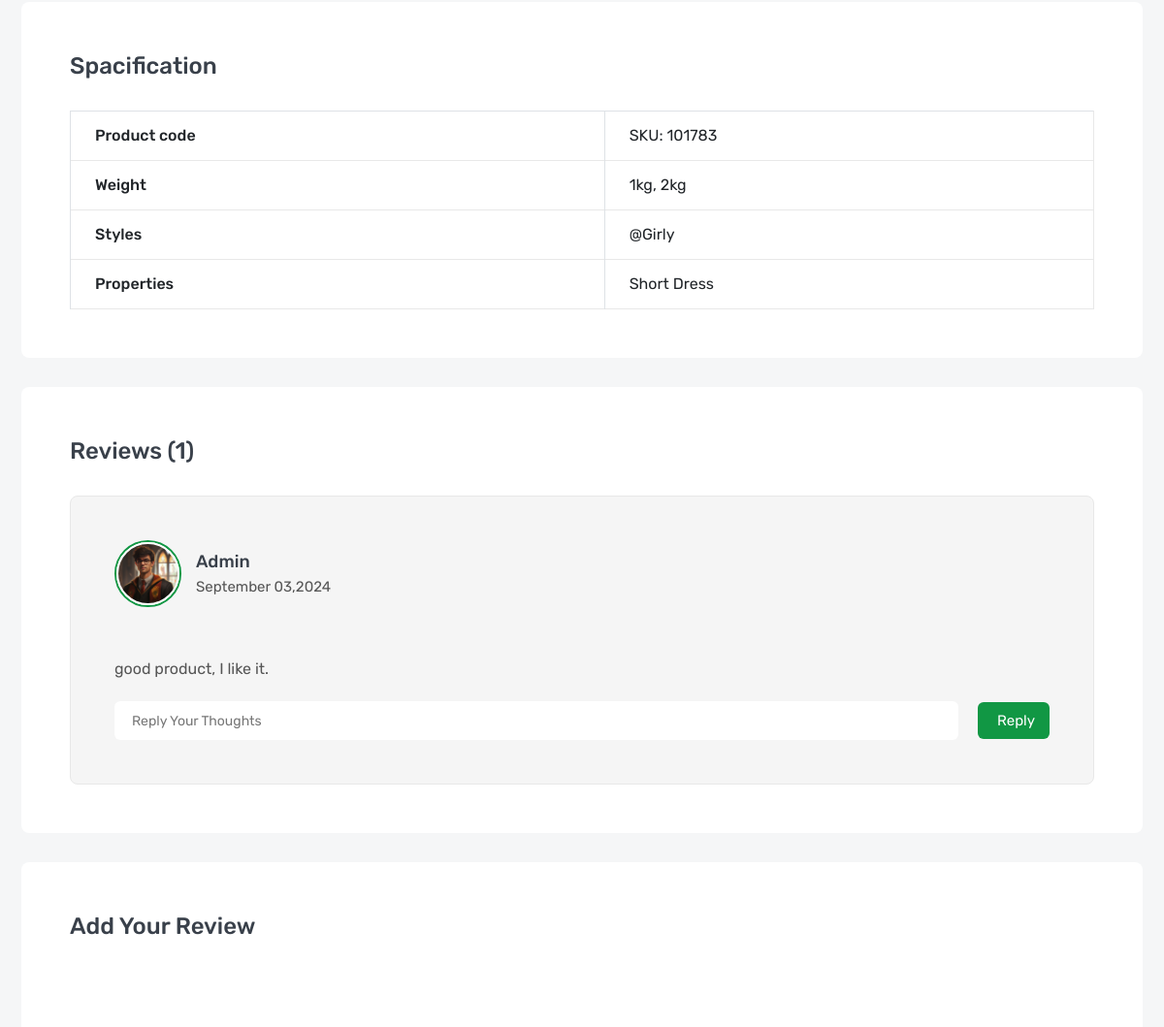
The app's page /products/fresh-carrot (middle part), older data.
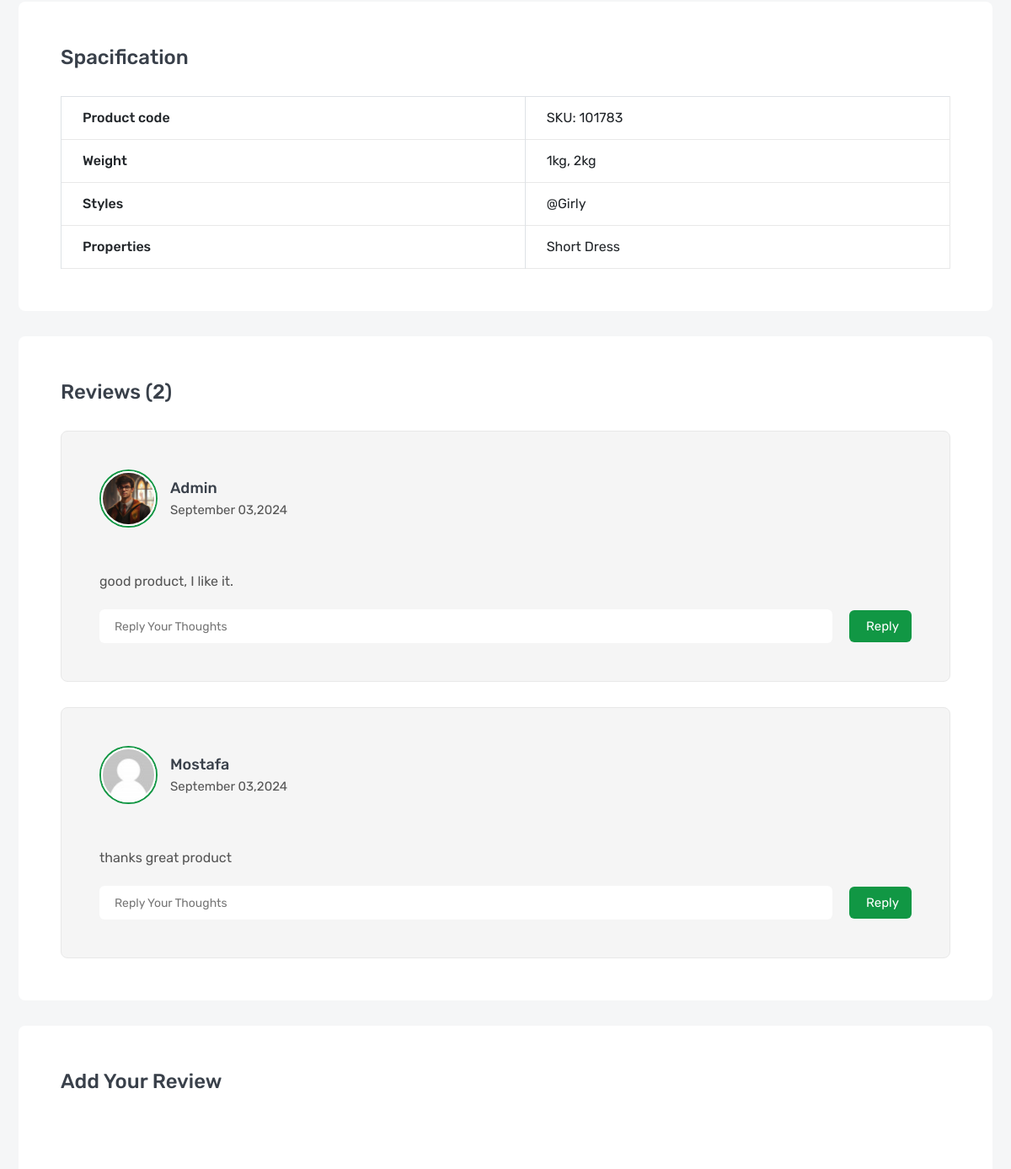
The same page, newer data.
### products/models.py (models this page shows, shortened)
class Review(models.Model):
    user = models.ForeignKey(User,verbose_name=_("User"), related_name='review_author', on_delete=models.SET_NULL, null=True, blank=True)
    product = models.ForeignKey(Product ,verbose_name=_("Product"), related_name='product_review', on_delete=models.CASCADE)
    review = models.TextField(_("Review"), max_length=500)
    rate = models.IntegerField(_("Rate"), validators=[
        MinValueValidator(0),
        MaxValueValidator(5),
        ])
    created_at = models.DateTimeField(_("Created at"), default=timezone.now)

### accounts/models.py (models this page shows, shortened)
class Profile(models.Model):
    user = models.OneToOneField(User, related_name='Profile', on_delete= models.CASCADE)
    image = models.ImageField(upload_to='profile/', null=True, blank=True)
    code = models.CharField(default=generate_code, max_length=8)
    code_used = models.BooleanField(default=False)

### products/views.py (the view)
# urls.py: path('<slug:slug>',ProductDetail.as_view(),name='product_detail'),
class ProductDetail(DetailView):
    model = Product
    def get_context_data(self, **kwargs):
        context = super().get_context_data(**kwargs)
        context["images"] = ProductImages.objects.filter(product=self.get_object())
        context["reviews"] = Review.objects.filter(product=self.get_object())
        context["related"] = Product.objects.filter(category=self.get_object().category)[0:10]
        return context

### products/models.py (called while the page is built)
    def get_queryset(self):
        return ProductQueryset(self.model, using=self._db)

    def __str__(self):
       return self.name

    def __str__(self):
        return self.name

### products/templates/products/product_detail.html (shortened to what this page needs)
{% extends 'base.html' %}
{% load static %}
{% block static %}
    <link rel="stylesheet" href="{% static 'css/product-details.css' %}">
{% endblock static %}
{% block body %}
        <section class="inner-section">
            <div class="container">
                <div class="row">
                    <div class="col-lg-12">
                        <div class="product-details-frame">
                            <h3 class="frame-title">Spacification</h3>
                            <table class="table table-bordered">
                                <tbody>
                                    <tr>
                                        <th scope="row">Product code</th>
                                        <td>SKU: 101783</td>
                                    </tr>
                                    <tr>
                                        <th scope="row">Weight</th>
                                        <td>1kg, 2kg</td>
                                    </tr>
                                    <tr>
                                        <th scope="row">Styles</th>
                                        <td>@Girly</td>
                                    </tr>
                                    <tr>
                                        <th scope="row">Properties</th>
                                        <td>Short Dress</td>
                                    </tr>
                                </tbody>
                            </table>
                        </div>
                        <div class="product-details-frame">
                            <h3 class="frame-title">Reviews ({{reviews|length}})</h3>
                            <ul class="review-list">
                                {% for review in reviews %}
                                    <li class="review-item">
                                        <div class="review-media">
                                            <a class="review-avatar" href="#">
                                                {% if review.user.Profile.image %}
                                                    <img src="{{review.user.Profile.image.url}}" alt="review">
                                                {% else %}
                                                    <img src="{% static 'images/user.png' %}" alt="review">
                                                {% endif %}
                                            </a>
                                            <h5 class="review-meta">
                                                <a href="#">{{review.user}}</a>
                                                <span>{{review.created_at|date:"F d,o"}}</span>
                                            </h5>
                                        </div>
                                        <ul class="review-rating">
                                            <li class="icofont-ui-rating"></li>
                                            <li class="icofont-ui-rating"></li>
                                            <li class="icofont-ui-rating"></li>
                                            <li class="icofont-ui-rating"></li>
                                            <li class="icofont-ui-rate-blank"></li>
                                        </ul>
                                        <p class="review-desc">{{review.review}}</p>
                                        <form class="review-reply">
                                            <input type="text" placeholder="reply your thoughts">
                                            <button>reply</button>
                                        </form>
                                    </li>
                                {% endfor %}
                            </ul>
                        </div>
                        <div class="product-details-frame">
                            <h3 class="frame-title">add your review</h3>
                            <form class="review-form">
                                <div class="row">
                                    <div class="col-lg-12">
                                        <div class="star-rating">
                                            <input type="radio" name="rating" id="star-1"><label for="star-1"></label>
                                            <input type="radio" name="rating" id="star-2"><label for="star-2"></label>
                                            <input type="radio" name="rating" id="star-3"><label for="star-3"></label>
                                            <input type="radio" name="rating" id="star-4"><label for="star-4"></label>
                                            <input type="radio" name="rating" id="star-5"><label for="star-5"></label>
                                        </div>
                                    </div>
                                </div>
                            </form>
                        </div>
                    </div>
                </div>
            </div>
        </section>
{% endblock body %}

### templates/base.html (shortened to what this page needs)
{% load static %}
<!DOCTYPE html>
<html lang="en">
    <head>
        <link rel="stylesheet" href=" {% static 'fonts/flaticon/flaticon.css' %}">
        <link rel="stylesheet" href=" {% static 'fonts/icofont/icofont.min.css' %}">
        <link rel="stylesheet" href="{% static 'fonts/fontawesome/fontawesome.min.css' %}">
        <link rel="stylesheet" href="{% static 'vendor/venobox/venobox.min.css' %}">
        <link rel="stylesheet" href="{% static 'vendor/slickslider/slick.min.css' %}">
        <link rel="stylesheet" href="{% static 'vendor/niceselect/nice-select.min.css' %}">
        <link rel="stylesheet" href="{% static 'vendor/bootstrap/bootstrap.min.css' %}">
        <link rel="stylesheet" href="{% static 'css/main.css' %}">
        {% block static %}{% endblock static %}
    </head>
    <body>
        {% block body %}
        {% endblock body %}
    </body>
</html>

### static/css/product-details.css (style rules this page uses)
.product-details-frame { padding: 50px; border-radius: 8px; margin-bottom: 30px; background: var(--white); }
.product-details-frame:last-child { margin-bottom: 0px; }
.frame-title { margin-bottom: 30px; text-transform: capitalize; }
.table-bordered { margin-bottom: 0px; }
.table-bordered th, .table-bordered td { padding: 12px 25px; text-align: left; }
.table-bordered th { font-weight: 500; }
.table-bordered td:last-child { border-right: 1px solid var(--border); }
.review-item { padding: 45px 45px; border-radius: 8px; margin-bottom: 30px; background: var(--chalk); border: 1px solid var(--border); }
.review-item:last-child { margin-bottom: 0px; }
.review-media { margin-bottom: 15px; display: -webkit-box; display: -ms-flexbox; display: flex; -webkit-box-align: center; -ms-flex-align: center; align-items: center; -webkit-box-pack: start; -ms-flex-pack: start; justify-content: flex-start; }
.review-avatar { margin-right: 15px; border-radius: 50%; border: 2px solid var(--primary); }
.review-avatar img { width: 65px; border-radius: 50%; border: 2px solid var(--white); }
.review-meta { text-transform: capitalize; }
.review-meta a { color: var(--heading); text-transform: capitalize; transition: all linear .3s; -webkit-transition: all linear .3s; -moz-transition: all linear .3s; -ms-transition: all linear .3s; -o-transition: all linear .3s; }
.review-meta span { display: block; font-size: 15px; font-weight: 400; color: var(--text); }
.review-rating { margin-bottom: 10px; }
.review-rating li { font-size: 16px; margin-right: 5px; color: var(--yellow); display: inline-block; }
.review-desc { margin-bottom: 20px; }
.review-reply { display: -webkit-box; display: -ms-flexbox; display: flex; -webkit-box-align: center; -ms-flex-align: center; align-items: center; -webkit-box-pack: start; -ms-flex-pack: start; justify-content: flex-start; }
.review-reply input { width: 100%; padding: 7px 18px; border-radius: 6px; margin-right: 20px; background: var(--white); }
.review-reply button { font-size: 15px; padding: 6px 15px; border-radius: 6px; color: var(--white); background: var(--primary); text-transform: capitalize; transition: all linear .3s; -webkit-transition: all linear .3s; -moz-transition: all linear .3s; -ms-transition: all linear .3s; -o-transition: all linear .3s; }

Row changes from the older to the newer data that the page shows:
added Review: user "Mostafa", created_at "September 03,2024", review "thanks great product"
Text that changed along with them:
{{ reviews|length }}: "1" → "2"
